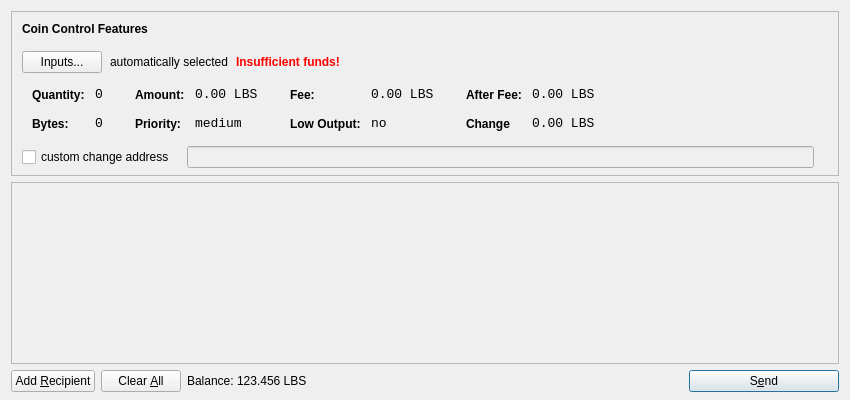
<?xml version="1.0" encoding="UTF-8"?>
<ui version="4.0">
 <class>SendCoinsDialog</class>
 <widget class="QDialog" name="SendCoinsDialog">
  <property name="geometry">
   <rect>
    <x>0</x>
    <y>0</y>
    <width>850</width>
    <height>400</height>
   </rect>
  </property>
  <property name="windowTitle">
   <string>Send Coins</string>
  </property>
  <layout class="QVBoxLayout" name="verticalLayout" stretch="0,1,0">
   <property name="bottomMargin">
    <number>8</number>
   </property>
   <item>
    <widget class="QFrame" name="frameCoinControl">
     <property name="sizePolicy">
      <sizepolicy hsizetype="Expanding" vsizetype="Expanding">
       <horstretch>0</horstretch>
       <verstretch>0</verstretch>
      </sizepolicy>
     </property>
     <property name="maximumSize">
      <size>
       <width>16777215</width>
       <height>16777215</height>
      </size>
     </property>
     <property name="frameShape">
      <enum>QFrame::StyledPanel</enum>
     </property>
     <property name="frameShadow">
      <enum>QFrame::Sunken</enum>
     </property>
     <layout class="QVBoxLayout" name="verticalLayoutCoinControl2">
      <property name="spacing">
       <number>-1</number>
      </property>
      <property name="leftMargin">
       <number>0</number>
      </property>
      <property name="topMargin">
       <number>0</number>
      </property>
      <property name="rightMargin">
       <number>0</number>
      </property>
      <property name="bottomMargin">
       <number>6</number>
      </property>
      <item>
       <layout class="QVBoxLayout" name="verticalLayoutCoinControl" stretch="0,0,0,0,1">
        <property name="spacing">
         <number>0</number>
        </property>
        <property name="leftMargin">
         <number>10</number>
        </property>
        <property name="topMargin">
         <number>10</number>
        </property>
        <item>
         <layout class="QHBoxLayout" name="horizontalLayoutCoinControl1">
          <property name="bottomMargin">
           <number>15</number>
          </property>
          <item>
           <widget class="QLabel" name="labelCoinControlFeatures">
            <property name="sizePolicy">
             <sizepolicy hsizetype="Preferred" vsizetype="Maximum">
              <horstretch>0</horstretch>
              <verstretch>0</verstretch>
             </sizepolicy>
            </property>
            <property name="font">
             <font>
              <weight>75</weight>
              <bold>true</bold>
             </font>
            </property>
            <property name="styleSheet">
             <string notr="true">font-weight:bold;</string>
            </property>
            <property name="text">
             <string>Coin Control Features</string>
            </property>
           </widget>
          </item>
         </layout>
        </item>
        <item>
         <layout class="QHBoxLayout" name="horizontalLayoutCoinControl2" stretch="0,0,0,0">
          <property name="spacing">
           <number>8</number>
          </property>
          <property name="bottomMargin">
           <number>10</number>
          </property>
          <item>
           <widget class="QPushButton" name="pushButtonCoinControl">
            <property name="styleSheet">
             <string notr="true"/>
            </property>
            <property name="text">
             <string>Inputs...</string>
            </property>
           </widget>
          </item>
          <item>
           <widget class="QLabel" name="labelCoinControlAutomaticallySelected">
            <property name="text">
             <string>automatically selected</string>
            </property>
            <property name="margin">
             <number>5</number>
            </property>
           </widget>
          </item>
          <item>
           <widget class="QLabel" name="labelCoinControlInsuffFunds">
            <property name="font">
             <font>
              <weight>75</weight>
              <bold>true</bold>
             </font>
            </property>
            <property name="styleSheet">
             <string notr="true">color:red;font-weight:bold;</string>
            </property>
            <property name="text">
             <string>Insufficient funds!</string>
            </property>
            <property name="margin">
             <number>5</number>
            </property>
           </widget>
          </item>
          <item>
           <spacer name="horizontalSpacerCoinControl">
            <property name="orientation">
             <enum>Qt::Horizontal</enum>
            </property>
            <property name="sizeHint" stdset="0">
             <size>
              <width>40</width>
              <height>1</height>
             </size>
            </property>
           </spacer>
          </item>
         </layout>
        </item>
        <item>
         <widget class="QWidget" name="widgetCoinControl" native="true">
          <property name="sizePolicy">
           <sizepolicy hsizetype="Preferred" vsizetype="Preferred">
            <horstretch>0</horstretch>
            <verstretch>0</verstretch>
           </sizepolicy>
          </property>
          <property name="minimumSize">
           <size>
            <width>0</width>
            <height>0</height>
           </size>
          </property>
          <property name="styleSheet">
           <string notr="true"/>
          </property>
          <layout class="QHBoxLayout" name="horizontalLayoutCoinControl5">
           <property name="margin">
            <number>0</number>
           </property>
           <item>
            <layout class="QHBoxLayout" name="horizontalLayoutCoinControl3" stretch="0,0,0,1">
             <property name="spacing">
              <number>20</number>
             </property>
             <property name="topMargin">
              <number>0</number>
             </property>
             <property name="bottomMargin">
              <number>10</number>
             </property>
             <item>
              <layout class="QFormLayout" name="formLayoutCoinControl1">
               <property name="horizontalSpacing">
                <number>10</number>
               </property>
               <property name="verticalSpacing">
                <number>14</number>
               </property>
               <property name="leftMargin">
                <number>10</number>
               </property>
               <property name="topMargin">
                <number>4</number>
               </property>
               <property name="rightMargin">
                <number>6</number>
               </property>
               <item row="0" column="0">
                <widget class="QLabel" name="labelCoinControlQuantityText">
                 <property name="styleSheet">
                  <string notr="true">font-weight:bold;</string>
                 </property>
                 <property name="text">
                  <string>Quantity:</string>
                 </property>
                 <property name="margin">
                  <number>0</number>
                 </property>
                </widget>
               </item>
               <item row="0" column="1">
                <widget class="QLabel" name="labelCoinControlQuantity">
                 <property name="font">
                  <font>
                   <family>Monospace</family>
                   <pointsize>10</pointsize>
                  </font>
                 </property>
                 <property name="cursor">
                  <cursorShape>IBeamCursor</cursorShape>
                 </property>
                 <property name="contextMenuPolicy">
                  <enum>Qt::ActionsContextMenu</enum>
                 </property>
                 <property name="text">
                  <string>0</string>
                 </property>
                 <property name="margin">
                  <number>0</number>
                 </property>
                 <property name="textInteractionFlags">
                  <set>Qt::LinksAccessibleByMouse|Qt::TextSelectableByKeyboard|Qt::TextSelectableByMouse</set>
                 </property>
                </widget>
               </item>
               <item row="1" column="0">
                <widget class="QLabel" name="labelCoinControlBytesText">
                 <property name="styleSheet">
                  <string notr="true">font-weight:bold;</string>
                 </property>
                 <property name="text">
                  <string>Bytes:</string>
                 </property>
                </widget>
               </item>
               <item row="1" column="1">
                <widget class="QLabel" name="labelCoinControlBytes">
                 <property name="font">
                  <font>
                   <family>Monospace</family>
                   <pointsize>10</pointsize>
                  </font>
                 </property>
                 <property name="cursor">
                  <cursorShape>IBeamCursor</cursorShape>
                 </property>
                 <property name="contextMenuPolicy">
                  <enum>Qt::ActionsContextMenu</enum>
                 </property>
                 <property name="text">
                  <string>0</string>
                 </property>
                 <property name="textInteractionFlags">
                  <set>Qt::LinksAccessibleByMouse|Qt::TextSelectableByKeyboard|Qt::TextSelectableByMouse</set>
                 </property>
                </widget>
               </item>
              </layout>
             </item>
             <item>
              <layout class="QFormLayout" name="formLayoutCoinControl2">
               <property name="horizontalSpacing">
                <number>10</number>
               </property>
               <property name="verticalSpacing">
                <number>14</number>
               </property>
               <property name="leftMargin">
                <number>6</number>
               </property>
               <property name="topMargin">
                <number>4</number>
               </property>
               <property name="rightMargin">
                <number>6</number>
               </property>
               <item row="0" column="0">
                <widget class="QLabel" name="labelCoinControlAmountText">
                 <property name="styleSheet">
                  <string notr="true">font-weight:bold;</string>
                 </property>
                 <property name="text">
                  <string>Amount:</string>
                 </property>
                 <property name="margin">
                  <number>0</number>
                 </property>
                </widget>
               </item>
               <item row="0" column="1">
                <widget class="QLabel" name="labelCoinControlAmount">
                 <property name="font">
                  <font>
                   <family>Monospace</family>
                   <pointsize>10</pointsize>
                  </font>
                 </property>
                 <property name="cursor">
                  <cursorShape>IBeamCursor</cursorShape>
                 </property>
                 <property name="contextMenuPolicy">
                  <enum>Qt::ActionsContextMenu</enum>
                 </property>
                 <property name="text">
                  <string>0.00 LBS</string>
                 </property>
                 <property name="textInteractionFlags">
                  <set>Qt::LinksAccessibleByMouse|Qt::TextSelectableByKeyboard|Qt::TextSelectableByMouse</set>
                 </property>
                </widget>
               </item>
               <item row="1" column="0">
                <widget class="QLabel" name="labelCoinControlPriorityText">
                 <property name="styleSheet">
                  <string notr="true">font-weight:bold;</string>
                 </property>
                 <property name="text">
                  <string>Priority:</string>
                 </property>
                </widget>
               </item>
               <item row="1" column="1">
                <widget class="QLabel" name="labelCoinControlPriority">
                 <property name="font">
                  <font>
                   <family>Monospace</family>
                   <pointsize>10</pointsize>
                  </font>
                 </property>
                 <property name="cursor">
                  <cursorShape>IBeamCursor</cursorShape>
                 </property>
                 <property name="contextMenuPolicy">
                  <enum>Qt::ActionsContextMenu</enum>
                 </property>
                 <property name="text">
                  <string>medium</string>
                 </property>
                 <property name="textInteractionFlags">
                  <set>Qt::LinksAccessibleByMouse|Qt::TextSelectableByKeyboard|Qt::TextSelectableByMouse</set>
                 </property>
                </widget>
               </item>
              </layout>
             </item>
             <item>
              <layout class="QFormLayout" name="formLayoutCoinControl3">
               <property name="horizontalSpacing">
                <number>10</number>
               </property>
               <property name="verticalSpacing">
                <number>14</number>
               </property>
               <property name="leftMargin">
                <number>6</number>
               </property>
               <property name="topMargin">
                <number>4</number>
               </property>
               <property name="rightMargin">
                <number>6</number>
               </property>
               <item row="0" column="0">
                <widget class="QLabel" name="labelCoinControlFeeText">
                 <property name="styleSheet">
                  <string notr="true">font-weight:bold;</string>
                 </property>
                 <property name="text">
                  <string>Fee:</string>
                 </property>
                 <property name="margin">
                  <number>0</number>
                 </property>
                </widget>
               </item>
               <item row="0" column="1">
                <widget class="QLabel" name="labelCoinControlFee">
                 <property name="font">
                  <font>
                   <family>Monospace</family>
                   <pointsize>10</pointsize>
                  </font>
                 </property>
                 <property name="cursor">
                  <cursorShape>IBeamCursor</cursorShape>
                 </property>
                 <property name="contextMenuPolicy">
                  <enum>Qt::ActionsContextMenu</enum>
                 </property>
                 <property name="text">
                  <string>0.00 LBS</string>
                 </property>
                 <property name="textInteractionFlags">
                  <set>Qt::LinksAccessibleByMouse|Qt::TextSelectableByKeyboard|Qt::TextSelectableByMouse</set>
                 </property>
                </widget>
               </item>
               <item row="1" column="0">
                <widget class="QLabel" name="labelCoinControlLowOutputText">
                 <property name="styleSheet">
                  <string notr="true">font-weight:bold;</string>
                 </property>
                 <property name="text">
                  <string>Low Output:</string>
                 </property>
                </widget>
               </item>
               <item row="1" column="1">
                <widget class="QLabel" name="labelCoinControlLowOutput">
                 <property name="font">
                  <font>
                   <family>Monospace</family>
                   <pointsize>10</pointsize>
                  </font>
                 </property>
                 <property name="cursor">
                  <cursorShape>IBeamCursor</cursorShape>
                 </property>
                 <property name="contextMenuPolicy">
                  <enum>Qt::ActionsContextMenu</enum>
                 </property>
                 <property name="text">
                  <string>no</string>
                 </property>
                 <property name="textInteractionFlags">
                  <set>Qt::LinksAccessibleByMouse|Qt::TextSelectableByKeyboard|Qt::TextSelectableByMouse</set>
                 </property>
                </widget>
               </item>
              </layout>
             </item>
             <item>
              <layout class="QFormLayout" name="formLayoutCoinControl4">
               <property name="horizontalSpacing">
                <number>10</number>
               </property>
               <property name="verticalSpacing">
                <number>14</number>
               </property>
               <property name="leftMargin">
                <number>6</number>
               </property>
               <property name="topMargin">
                <number>4</number>
               </property>
               <property name="rightMargin">
                <number>6</number>
               </property>
               <item row="0" column="0">
                <widget class="QLabel" name="labelCoinControlAfterFeeText">
                 <property name="styleSheet">
                  <string notr="true">font-weight:bold;</string>
                 </property>
                 <property name="text">
                  <string>After Fee:</string>
                 </property>
                 <property name="margin">
                  <number>0</number>
                 </property>
                </widget>
               </item>
               <item row="0" column="1">
                <widget class="QLabel" name="labelCoinControlAfterFee">
                 <property name="font">
                  <font>
                   <family>Monospace</family>
                   <pointsize>10</pointsize>
                  </font>
                 </property>
                 <property name="cursor">
                  <cursorShape>IBeamCursor</cursorShape>
                 </property>
                 <property name="contextMenuPolicy">
                  <enum>Qt::ActionsContextMenu</enum>
                 </property>
                 <property name="text">
                  <string>0.00 LBS</string>
                 </property>
                 <property name="textInteractionFlags">
                  <set>Qt::LinksAccessibleByMouse|Qt::TextSelectableByKeyboard|Qt::TextSelectableByMouse</set>
                 </property>
                </widget>
               </item>
               <item row="1" column="0">
                <widget class="QLabel" name="labelCoinControlChangeText">
                 <property name="styleSheet">
                  <string notr="true">font-weight:bold;</string>
                 </property>
                 <property name="text">
                  <string>Change</string>
                 </property>
                </widget>
               </item>
               <item row="1" column="1">
                <widget class="QLabel" name="labelCoinControlChange">
                 <property name="font">
                  <font>
                   <family>Monospace</family>
                   <pointsize>10</pointsize>
                  </font>
                 </property>
                 <property name="cursor">
                  <cursorShape>IBeamCursor</cursorShape>
                 </property>
                 <property name="contextMenuPolicy">
                  <enum>Qt::ActionsContextMenu</enum>
                 </property>
                 <property name="text">
                  <string>0.00 LBS</string>
                 </property>
                 <property name="textInteractionFlags">
                  <set>Qt::LinksAccessibleByMouse|Qt::TextSelectableByKeyboard|Qt::TextSelectableByMouse</set>
                 </property>
                </widget>
               </item>
              </layout>
             </item>
            </layout>
           </item>
          </layout>
         </widget>
        </item>
        <item>
         <layout class="QHBoxLayout" name="horizontalLayoutCoinControl4" stretch="0,0,0">
          <property name="spacing">
           <number>12</number>
          </property>
          <property name="sizeConstraint">
           <enum>QLayout::SetDefaultConstraint</enum>
          </property>
          <property name="topMargin">
           <number>5</number>
          </property>
          <property name="rightMargin">
           <number>5</number>
          </property>
          <item>
           <widget class="QCheckBox" name="checkBoxCoinControlChange">
            <property name="text">
             <string>custom change address</string>
            </property>
           </widget>
          </item>
          <item>
           <widget class="QLineEdit" name="lineEditCoinControlChange">
            <property name="enabled">
             <bool>false</bool>
            </property>
            <property name="sizePolicy">
             <sizepolicy hsizetype="Expanding" vsizetype="Fixed">
              <horstretch>0</horstretch>
              <verstretch>0</verstretch>
             </sizepolicy>
            </property>
           </widget>
          </item>
          <item>
           <widget class="QLabel" name="labelCoinControlChangeLabel">
            <property name="sizePolicy">
             <sizepolicy hsizetype="Preferred" vsizetype="Expanding">
              <horstretch>0</horstretch>
              <verstretch>0</verstretch>
             </sizepolicy>
            </property>
            <property name="minimumSize">
             <size>
              <width>0</width>
              <height>0</height>
             </size>
            </property>
            <property name="text">
             <string/>
            </property>
            <property name="margin">
             <number>3</number>
            </property>
           </widget>
          </item>
         </layout>
        </item>
        <item>
         <spacer name="verticalSpacerCoinControl">
          <property name="orientation">
           <enum>Qt::Vertical</enum>
          </property>
          <property name="sizeHint" stdset="0">
           <size>
            <width>800</width>
            <height>1</height>
           </size>
          </property>
         </spacer>
        </item>
       </layout>
      </item>
     </layout>
    </widget>
   </item>
   <item>
    <widget class="QScrollArea" name="scrollArea">
     <property name="widgetResizable">
      <bool>true</bool>
     </property>
     <widget class="QWidget" name="scrollAreaWidgetContents">
      <property name="geometry">
       <rect>
        <x>0</x>
        <y>0</y>
        <width>830</width>
        <height>165</height>
       </rect>
      </property>
      <layout class="QVBoxLayout" name="verticalLayout_2">
       <property name="margin">
        <number>0</number>
       </property>
       <item>
        <layout class="QVBoxLayout" name="entries">
         <property name="spacing">
          <number>6</number>
         </property>
        </layout>
       </item>
       <item>
        <spacer name="verticalSpacer">
         <property name="orientation">
          <enum>Qt::Vertical</enum>
         </property>
         <property name="sizeHint" stdset="0">
          <size>
           <width>20</width>
           <height>40</height>
          </size>
         </property>
        </spacer>
       </item>
      </layout>
     </widget>
    </widget>
   </item>
   <item>
    <layout class="QHBoxLayout" name="horizontalLayout">
     <item>
      <widget class="QPushButton" name="addButton">
       <property name="toolTip">
        <string>Send to multiple recipients at once</string>
       </property>
       <property name="text">
        <string>Add &amp;Recipient</string>
       </property>
       <property name="icon">
        <iconset resource="../bitcoin.qrc">
         <normaloff>:/icons/add</normaloff>:/icons/add</iconset>
       </property>
       <property name="autoDefault">
        <bool>false</bool>
       </property>
      </widget>
     </item>
     <item>
      <widget class="QPushButton" name="clearButton">
       <property name="sizePolicy">
        <sizepolicy hsizetype="Minimum" vsizetype="Fixed">
         <horstretch>0</horstretch>
         <verstretch>0</verstretch>
        </sizepolicy>
       </property>
       <property name="toolTip">
        <string>Remove all transaction fields</string>
       </property>
       <property name="text">
        <string>Clear &amp;All</string>
       </property>
       <property name="icon">
        <iconset resource="../bitcoin.qrc">
         <normaloff>:/icons/remove</normaloff>:/icons/remove</iconset>
       </property>
       <property name="autoRepeatDelay">
        <number>300</number>
       </property>
       <property name="autoDefault">
        <bool>false</bool>
       </property>
      </widget>
     </item>
     <item>
      <layout class="QHBoxLayout" name="horizontalLayout_2">
       <property name="spacing">
        <number>3</number>
       </property>
       <item>
        <widget class="QLabel" name="label">
         <property name="sizePolicy">
          <sizepolicy hsizetype="Preferred" vsizetype="Fixed">
           <horstretch>0</horstretch>
           <verstretch>0</verstretch>
          </sizepolicy>
         </property>
         <property name="text">
          <string>Balance:</string>
         </property>
        </widget>
       </item>
       <item>
        <widget class="QLabel" name="labelBalance">
         <property name="sizePolicy">
          <sizepolicy hsizetype="Preferred" vsizetype="Fixed">
           <horstretch>0</horstretch>
           <verstretch>0</verstretch>
          </sizepolicy>
         </property>
         <property name="cursor">
          <cursorShape>IBeamCursor</cursorShape>
         </property>
         <property name="text">
          <string>123.456 LBS</string>
         </property>
         <property name="textInteractionFlags">
          <set>Qt::LinksAccessibleByMouse|Qt::TextSelectableByKeyboard|Qt::TextSelectableByMouse</set>
         </property>
        </widget>
       </item>
      </layout>
     </item>
     <item>
      <spacer name="horizontalSpacer">
       <property name="orientation">
        <enum>Qt::Horizontal</enum>
       </property>
       <property name="sizeHint" stdset="0">
        <size>
         <width>40</width>
         <height>20</height>
        </size>
       </property>
      </spacer>
     </item>
     <item>
      <widget class="QPushButton" name="sendButton">
       <property name="minimumSize">
        <size>
         <width>150</width>
         <height>0</height>
        </size>
       </property>
       <property name="toolTip">
        <string>Confirm the send action</string>
       </property>
       <property name="text">
        <string>S&amp;end</string>
       </property>
       <property name="icon">
        <iconset resource="../bitcoin.qrc">
         <normaloff>:/icons/send</normaloff>:/icons/send</iconset>
       </property>
       <property name="default">
        <bool>true</bool>
       </property>
      </widget>
     </item>
    </layout>
   </item>
  </layout>
 </widget>
 <resources>
  <include location="../bitcoin.qrc"/>
 </resources>
 <connections/>
</ui>
